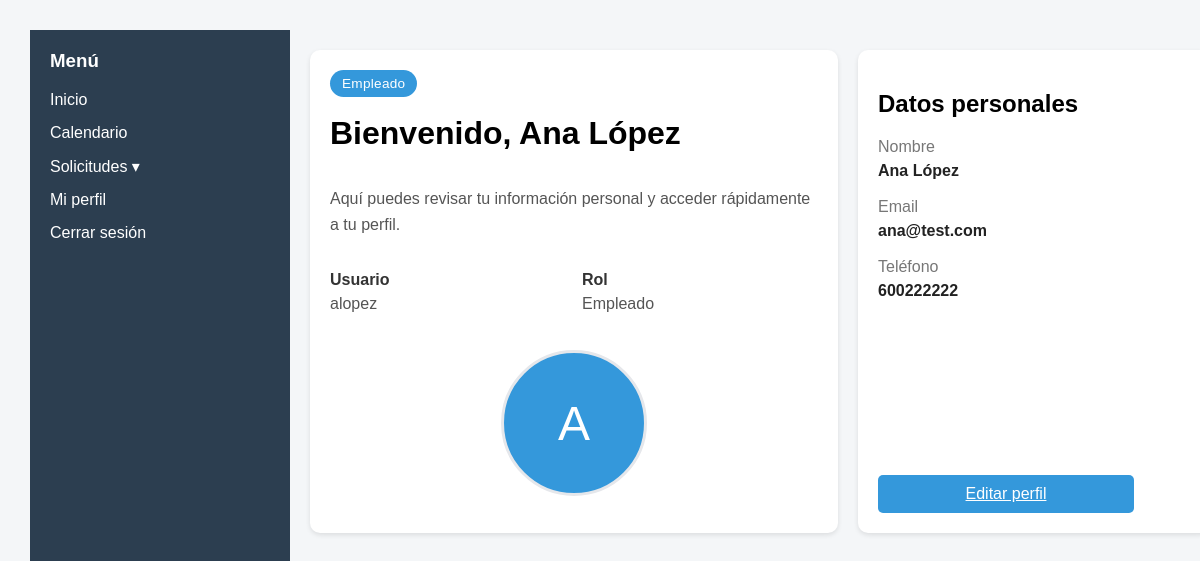
Page /frontend/views/menu.php (signed in) on the earlier database version.
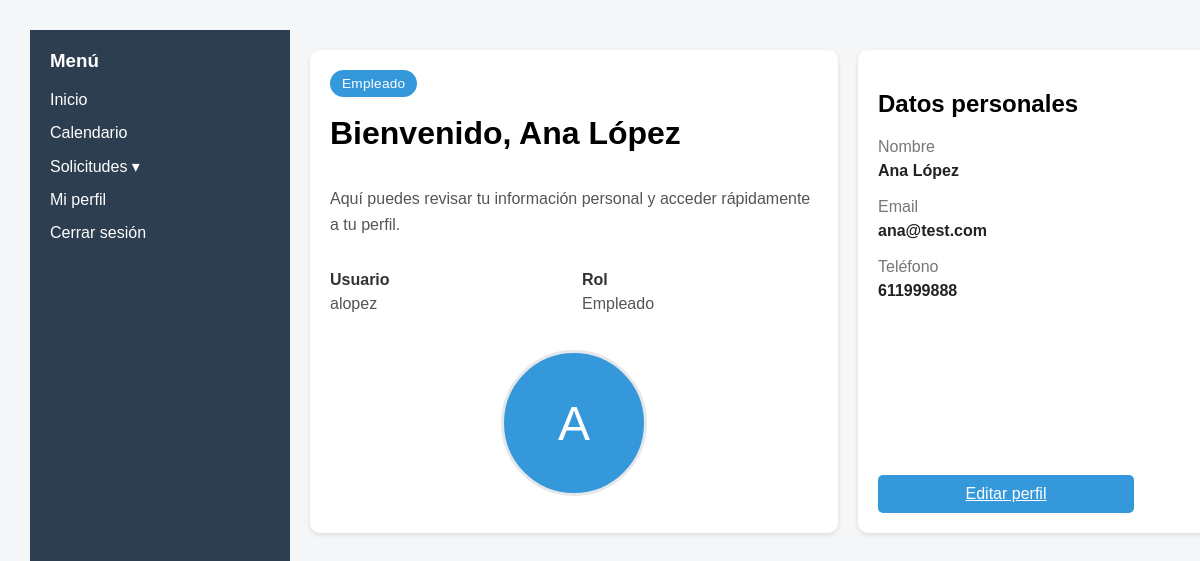
Same page on the later database version.
### tables this page shows
CREATE TABLE EMPLEADO (
	id_empleado INTEGER PRIMARY KEY AUTOINCREMENT,
	nombre TEXT NOT NULL,
	email TEXT NOT NULL,
	dni TEXT NOT NULL,
	telefono TEXT,
	usuario TEXT NOT NULL,
	contrasena TEXT NOT NULL,
	rol TEXT NOT NULL
);

### frontend/views/menu.php (the view, shortened to what this page needs)
<?php include '../components/header.php'; ?>
<?php include '../components/layout.php'; ?>
<?php
$db = getDB();
$idEmpleado = $_SESSION['id_empleado'];
$stmt = $db->prepare("
  SELECT nombre, email, telefono, usuario, rol
  FROM EMPLEADO
  WHERE id_empleado = :id_empleado
");
$stmt->execute([
  ':id_empleado' => $idEmpleado
]);
$empleado = $stmt->fetch(PDO::FETCH_ASSOC);
$nombre = $empleado['nombre'] ?? '';
$email = $empleado['email'] ?? '';
$telefono = $empleado['telefono'] ?? '';
$usuario = $empleado['usuario'] ?? ($_SESSION['usuario'] ?? '');
$rol = $empleado['rol'] ?? ($_SESSION['rol'] ?? '');
$rolTexto = $rol === 'admin' ? 'Administrador' : 'Empleado';
$nombreAvatar = $nombre !== '' ? $nombre : $usuario;
$inicial = strtoupper(substr(trim($nombreAvatar), 0, 1));
?>
<main>
  <div class="dashboard">
    <div class="card bienvenida card-split">
      <div class="welcome-copy">
        <span class="badge"><?php echo htmlspecialchars($rolTexto); ?></span>
        <h1>Bienvenido, <?php echo htmlspecialchars($nombre); ?></h1>
        <p class="welcome-text">Aquí puedes revisar tu información personal y acceder rápidamente a tu perfil.</p>
        <div class="welcome-meta">
          <div>
            <strong>Usuario</strong>
            <p><?php echo htmlspecialchars($usuario); ?></p>
          </div>
          <div>
            <strong>Rol</strong>
            <p><?php echo htmlspecialchars($rolTexto); ?></p>
          </div>
        </div>
      </div>
      <div class="welcome-avatar">
        <span class="avatar-placeholder"><?php echo htmlspecialchars($inicial); ?></span>
      </div>
    </div>
    <div class="card perfil card-split profile-summary-card">
      <div>
        <h2>Datos personales</h2>
        <div class="profile-summary-item">
          <span>Nombre</span>
          <strong><?php echo htmlspecialchars($nombre); ?></strong>
        </div>
        <div class="profile-summary-item">
          <span>Email</span>
          <strong><?php echo htmlspecialchars($email); ?></strong>
        </div>
        <div class="profile-summary-item">
          <span>Teléfono</span>
          <strong><?php echo htmlspecialchars($telefono); ?></strong>
        </div>
      </div>
      <a href="perfil.php" class="primary">Editar perfil</a>
    </div>
  </div>
</main>
<?php include '../components/footer.php'; ?>

Differences in the rows shown:
changed empleado "Ana López": telefono "600222222" → "611999888"
